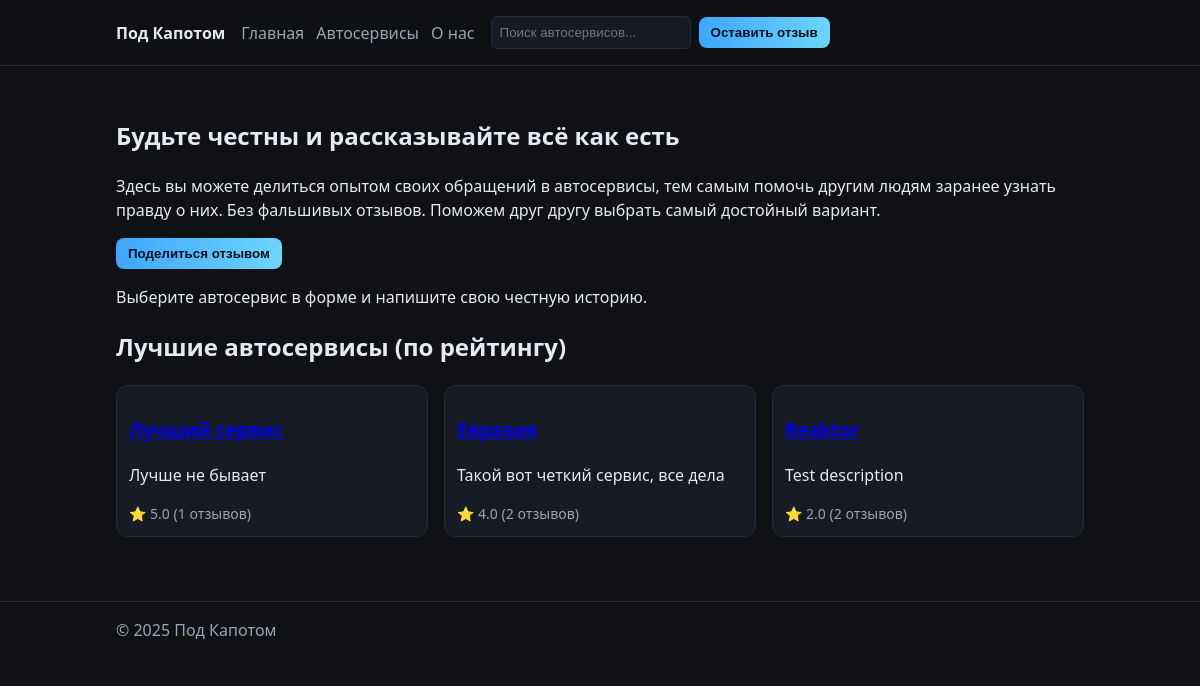
The page / on the database its author committed.
### tables this page shows
CREATE TABLE services (
            id INTEGER PRIMARY KEY AUTOINCREMENT,
            name TEXT NOT NULL,
            description TEXT DEFAULT '',
            created_at TEXT NOT NULL,
            updated_at TEXT NOT NULL
        , name_lower TEXT);

### main.py (the view)
@app.get("/", response_class=HTMLResponse)
def home(request: Request):
    services = fetch_all_services()
    top_services = fetch_top_services(6)
    return templates.TemplateResponse(
        "home.html",
        {"request": request, "services": services, "top_services": top_services},
    )

### templates/home.html
{% extends "base.html" %}
{% block content %}
<section class="hero">
  <h1>Будьте честны и рассказывайте всё как есть</h1>
  <p>
    Здесь вы можете делиться опытом своих обращений в автосервисы,
    тем самым помочь другим людям заранее узнать правду о них.
    Без фальшивых отзывов.
    Поможем друг другу выбрать самый достойный вариант.
  </p>
  <button id="openFeedback2" class="btn primary">Поделиться отзывом</button>
  <p class="hint">Выберите автосервис в форме и напишите свою честную историю.</p>
  {% if top_services|length == 0 %}
    <p class="muted">Нет автосервисов с отзывами. Администратор может добавить их.</p>
  {% else %}
  <div class="home-services">
    <h2>Лучшие автосервисы (по рейтингу)</h2>
    <ul class="grid">
      {% for s in top_services %}
        <li class="card">
          <h3><a href="/services/{{ s.id }}">{{ s.name }}</a></h3>
          <p>{{ s.description }}</p>
          <div style="margin-top:8px;font-size:14px;color:var(--muted);">
            ⭐ {{ "%.1f"|format(s.avg_rating) }} ({{ s.review_count }} отзывов)
          </div>
        </li>
      {% endfor %}
    </ul>
  </div>
  {% endif %}
</section>
{% endblock %}

### static/css/styles.css (style rules this page uses)
:root { --bg:#0f1115;--card:#161a22;--text:#e6e9ef;--muted:#9aa4b2;--accent:#3ea6ff;--accent-2:#6dd5fa;--border:#272b35 }
* { box-sizing:border-box }
html,body { margin:0;padding:0;background:var(--bg);color:var(--text);font-family:system-ui,-apple-system,Segoe UI,Roboto,Ubuntu,Cantarell,Noto Sans,sans-serif;line-height:1.5 }
.btn { background:#202636;color:var(--text);border:1px solid var(--border);padding:8px 12px;border-radius:8px;cursor:pointer }
.btn.primary { background:linear-gradient(90deg,var(--accent),var(--accent-2));border:none;color:#001018;font-weight:700 }
.grid { list-style:none;padding:0;margin:0;display:grid;grid-template-columns:repeat(auto-fit,minmax(220px,1fr));gap:16px }
.card { background:var(--card);border:1px solid var(--border);border-radius:12px;padding:12px }
.hero { padding:16px 0 }

### rows shown on the page
services: description "Лучше не бывает", avg_rating "5.0", review_count "1"
services: description "Такой вот четкий сервис, все дела", avg_rating "4.0", review_count "2"
services: description "Test description", avg_rating "2.0", review_count "2"
